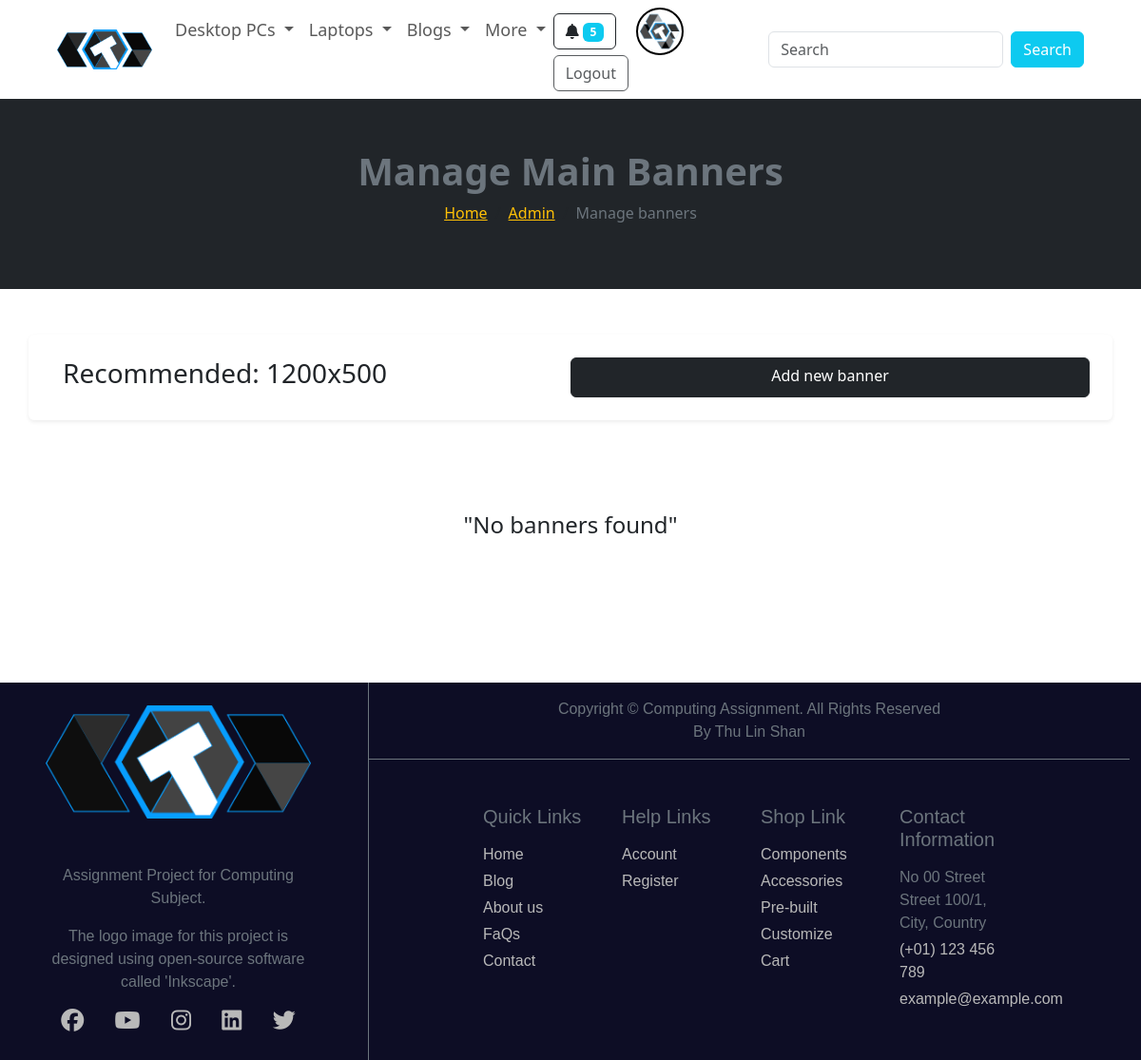
The page /admin/manage_main_banner.php (signed in) on the database as committed earlier.
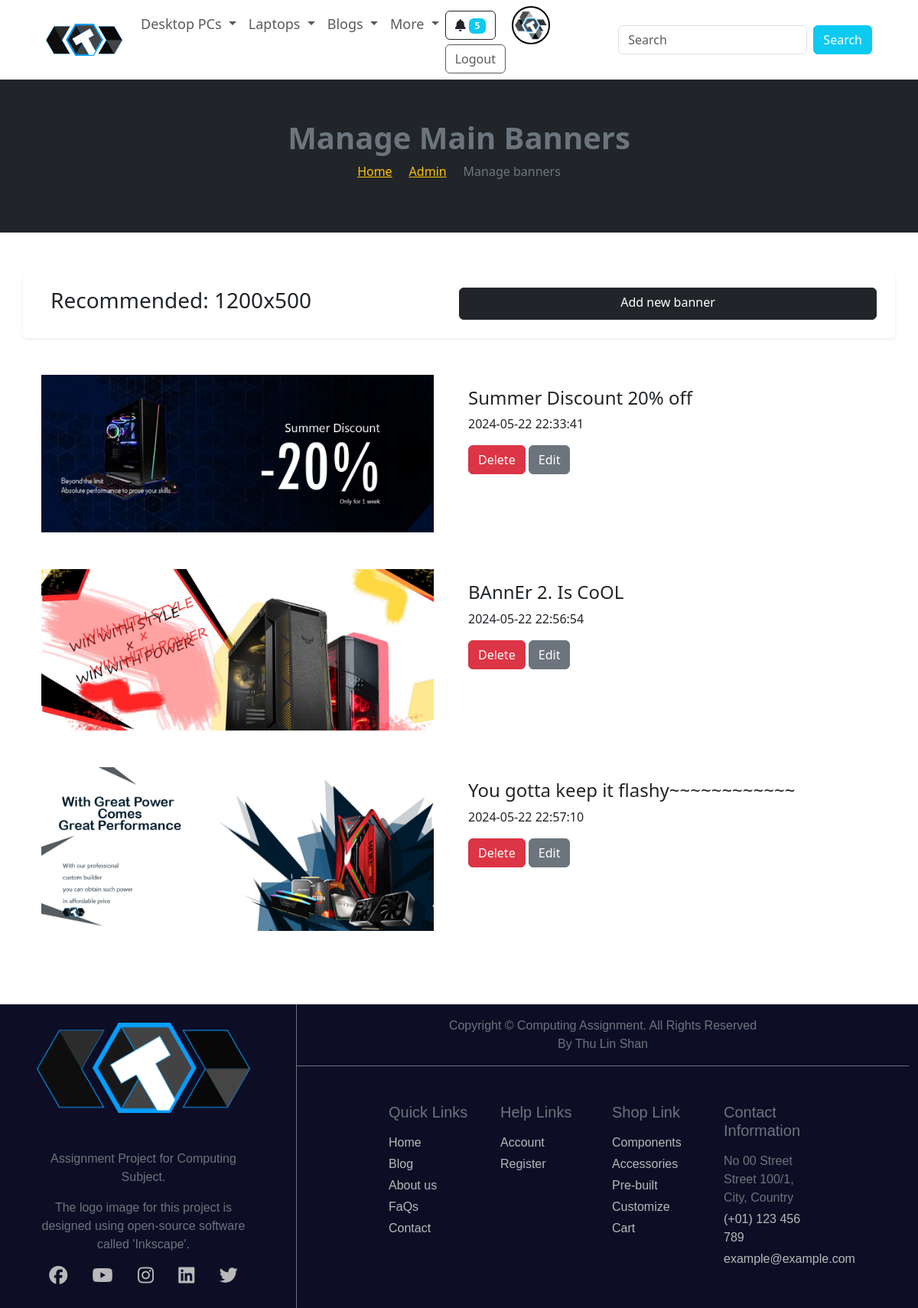
The same page on the database as committed later.
### tables this page shows
CREATE TABLE `banners` (
  `id` int(11) NOT NULL,
  `name` varchar(255) DEFAULT 'NA',
  `description` text NOT NULL,
  `img` varchar(255) NOT NULL,
  `date` datetime NOT NULL DEFAULT current_timestamp(),
  `type` varchar(50) NOT NULL,
  `sub_type` varchar(50) NOT NULL,
  `status` tinyint(4) NOT NULL DEFAULT 1
);

### admin/manage_main_banner.php (the view, shortened to what this page needs)
<?php
include './partials/header.php';
$query = "SELECT * FROM banners WHERE type = 'main' ORDER BY date";
$banners = mysqli_query($connection, $query);
?>
<main>
    <div class="bg-dark text-center d-flex flex-column justify-content-center" style="height: 25vh;">
        <h3 class="text-secondary fw-bold fs-1">Manage Main Banners</h3>
        <div>
            <nav aria-label="breadcrumb">
                <ol class="breadcrumb text-warning justify-content-center">
                    <li class="breadcrumb-item"><a href="<?= ROOT_URL ?>" class="text-warning">Home</a></li>
                    <li class="breadcrumb-item"><a href="<?= ROOT_URL ?>admin" class="text-warning">Admin</a></li>
                    <li class="breadcrumb-item active text-secondary" aria-current="page">Manage banners</li>
                </ol>
            </nav>
        </div>
    </div>
    <div class="container py-5">
        <div class="row p-4 rounded shadow-sm">
            <div class="col-md-6 ">
                <h3>Recommended: 1200x500</h3>
            </div>
            <a class="col-md-6 btn btn-dark px-4" href="./add_banner.php?type=main">Add new banner</a>
        </div>
        <?php if (mysqli_num_rows($banners) > 0) : ?>
            <?php while ($banner = mysqli_fetch_assoc($banners)) : ?>
                <div class="container my-5">
                    <div class="row my-2">
                        <div class="col-md-6">
                            <img src="<?= ROOT_URL . 'assets/images/banners/' . $banner['img'] ?>" class="img-fluid mx-auto" width="96%" alt="">
                        </div>
                        <div class="col-md-6 py-3">
                            <div>
                                <h4><?= $banner['description'] ?></h4>
                                <p><?= $banner['date'] ?></p>
                            </div>
                            <div>
                                <a class="btn btn-danger" href="./delete_banner_logic.php?id=<?= $banner['id'] ?>">Delete</a>
                                <a class="btn btn-secondary" href="./edit_banner.php?id=<?= $banner['id'] ?>">Edit</a>
                            </div>
                        </div>
                    </div>
                </div>
            <?php endwhile; ?>
        <?php else : ?>
            <div class="alert__message error d-flex justify-content-center align-items-center py-5 my-5">
                <h4> "No banners found" </h4>
            </div>
        <?php endif ?>
    </div>
</main>
<?php
include './partials/footer.php';
?>

Rows that differ between the two databases and show on the page:
added banners: img (picture), description "Summer Discount 20% off", date "2024-05-22 22:33:41"
added banners: img (picture), description "BAnnEr 2. Is CoOL", date "2024-05-22 22:56:54"
added banners: img (picture), description "You gotta keep it flashy~~~~~~~~~~~~", date "2024-05-22 22:57:10"
Other text that changed with them:
text no longer shown: "\"No banners found\""
